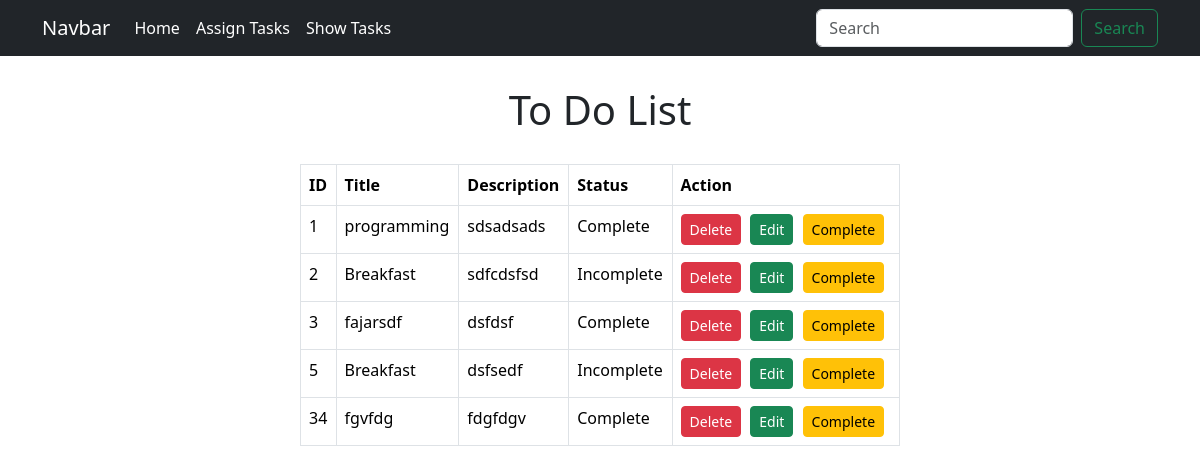
Page /show_tasks/ on the committed database.
### first_app/models.py (models this page shows)
class TaskModel(models.Model):
    ID = models.IntegerField(primary_key=True)
    Task_Title = models.CharField(max_length=50)
    Task_Description = models.TextField()
    Status = models.BooleanField(default=False)
    def status_display(self):
        return "Complete" if self.Status else "Incomplete"

### first_app/views.py (the view)
# urls.py: path('show_tasks/', views.show_tasks, name="show_tasks"),
def show_tasks(request):
    tasks = TaskModel.objects.all()
    return render(request, './show_tasks.html', {'tasks': tasks})

### first_app/templates/show_tasks.html
{% extends 'base.html' %}
{% block content %}
<div style="text-align:center;margin:30px 0px"><h1>To Do List</h1></div>
    {% if tasks%}
     <table style="width:50%;margin:20px auto" class = "table table-bordered">
  <thead>
    <tr>
      <th scope="col">ID</th>
      <th scope="col">Title</th>
      <th scope="col">Description</th>
      <th scope="col">Status</th>
      <th scope="col">Action</th>
    </tr>
  </thead>
  <tbody>
    {% for task in tasks %}
    <tr>
      <td>{{task.ID}}</td>
      <td>{{task.Task_Title}}</td>
      <td>{{task.Task_Description}}</td>
      <td>{{task.status_display}}</td>
      <td>
        <a style="margin-right:5px" class="btn btn-danger btn-sm" href="{% url 'delete_task' id=task.ID %}">Delete</a>
        <a style="margin-right:5px" class="btn btn-success btn-sm" href="{% url 'edit_task' id=task.ID %}">Edit</a>
        <a style="margin-right:5px" class="btn btn-warning btn-sm" href="{% url 'complete_task' id=task.ID %}">Complete</a>
     </td>
    </tr>
     {% endfor %}
    {% else %}
    <h2 style="text-align:center">No Task Available</h2>
    {% endif %}
  </tbody>
</table>
{% endblock  %}

### first_app/templates/base.html (shortened to what this page needs)
<!doctype html>
<html lang="en">
  <head>
       <link href="https://cdn.jsdelivr.net/npm/bootstrap@5.3.1/dist/css/bootstrap.min.css" rel="stylesheet">
  </head>
  </head>
  <body>
<nav class="navbar navbar-expand-lg bg-dark">
  <div class="container ">
    <a class="navbar-brand text-white" href="#">Navbar</a>
    <div class="collapse navbar-collapse" id="navbarSupportedContent">
      <ul class="navbar-nav me-auto mb-2 mb-lg-0">
          <li class="nav-item">
            <a class="nav-link active text-white" aria-current="page" href="{% url 'homepage' %}">Home</a>
          </li>
          <li class="nav-item">
            <a class="nav-link active text-white" aria-current="page" href="{% url 'assign_tasks' %}">Assign Tasks</a>
          </li>
          <li class="nav-item">
            <a class="nav-link active text-white" aria-current="page" href="{% url 'show_tasks' %}">Show Tasks</a>
          </li>
      </ul>
      <form class="d-flex" role="search">
        <input class="form-control me-2" type="search" placeholder="Search" aria-label="Search">
        <button class="btn btn-outline-success" type="submit">Search</button>
      </form>
    </div>
  </div>
</nav>
{% block  content %}
{% endblock  %}
  </body>
</html>

### rows in the picture
TaskModel: ID "1", Task_Title "programming", Task_Description "sdsadsads", status_display "Complete"
TaskModel: ID "2", Task_Title "Breakfast", Task_Description "sdfcdsfsd", status_display "Incomplete"
TaskModel: ID "3", Task_Title "fajarsdf", Task_Description "dsfdsf", status_display "Complete"
TaskModel: ID "5", Task_Title "Breakfast", Task_Description "dsfsedf", status_display "Incomplete"
TaskModel: ID "34", Task_Title "fgvfdg", Task_Description "fdgfdgv", status_display "Complete"
